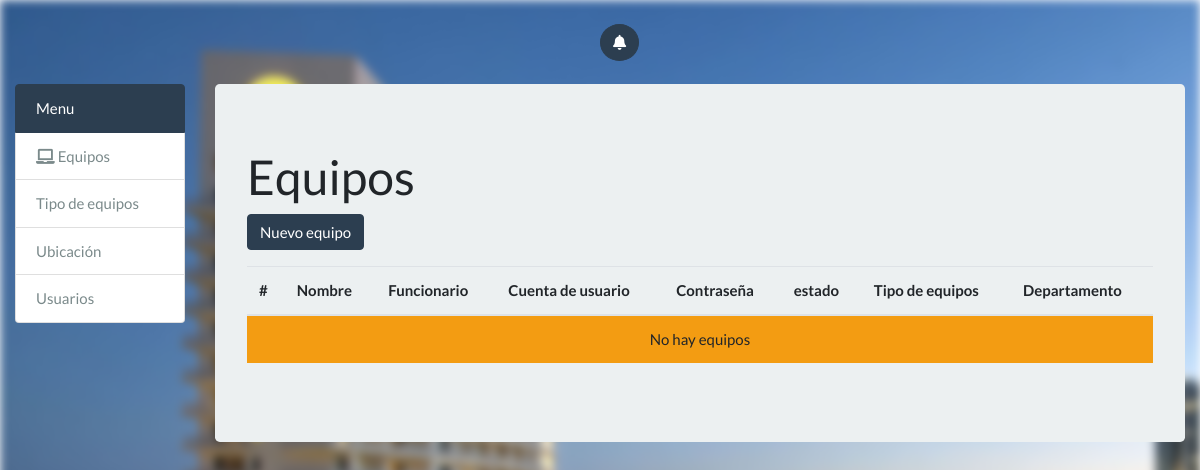
/, run on an earlier commit of the app's database.
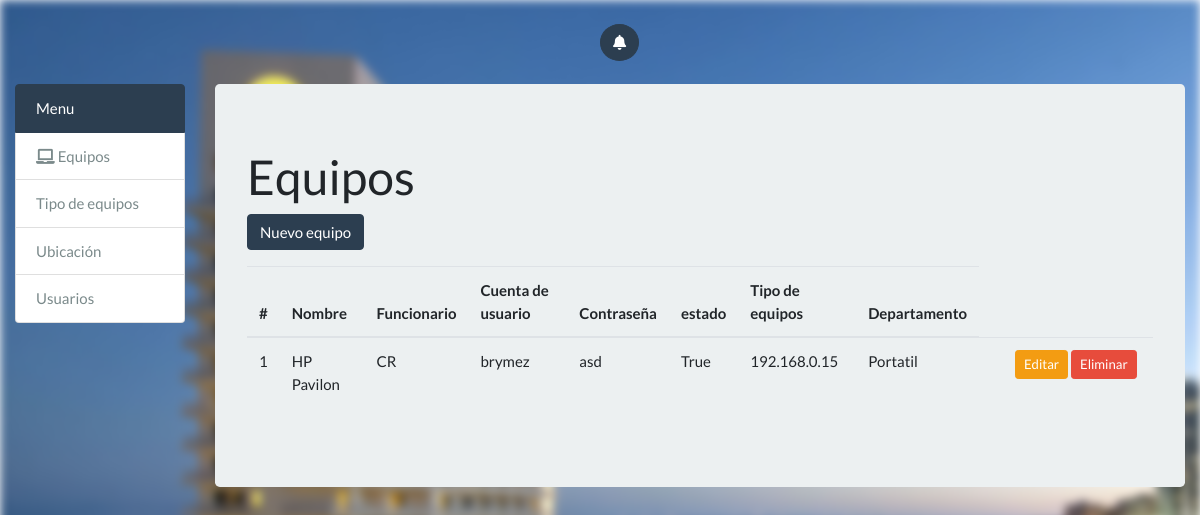
And on a later commit of the database.
### equipos/models.py (models this page shows, shortened)
class Equipos(models.Model):
	id_equipos = models.AutoField(primary_key=True,max_length=5)
	nombre_equipo = models.CharField(max_length=20,blank=True,null=True)
	funcionario = models.CharField(max_length=45,blank=True,null=True)
	cuenta_usuario = models.CharField(max_length=20,blank=True,null=True)
	contrasena = models.CharField(max_length=20,blank=True,null=True)
	estado = models.NullBooleanField(default=True,blank=True,null=True)
	direccion_ip= models.GenericIPAddressField(max_length=15)
	id_Tipos_Equipos = models.ForeignKey('Tipos_Equipos', on_delete=models.DO_NOTHING)
	id_Departamento = models.ForeignKey(Departamento, on_delete=models.DO_NOTHING)

class Tipos_Equipos(models.Model):
	id_tipos_equipos = models.AutoField(primary_key=True,max_length=5)
	tipo = models.CharField(max_length=20,blank=True,null=True)
	def __str__(self):
		return self.tipo

### equipos/views.py (the view)
# urls.py: url(r'^$', views.equipo_list, name='equipo_list'),
def equipo_list(request):
    equipos = Equipos.objects.all()
    return render(request, 'equipos/equipo_list.html', {'equipos': equipos})

### templates/equipos/equipo_list.html (shortened to what this page needs)
{% extends 'base.html' %}
{% load static %}
{% block content %}
  <h1 class="page-header">Equipos</h1>
  <p>
    <button type="button" class="btn btn-primary js-create-equipo" data-url="{% url 'equipo_create' %}">
      Nuevo equipo
    </button>
  </p>
  <table class="table" id="equipo-table">
    <thead>
      <tr>
        <th>#</th>
        <th>Nombre</th>
        <th>Funcionario</th>
        <th>Cuenta de usuario</th>
        <th>Contraseña</th>
        <th>estado</th>
        <th>Tipo de equipos</th>
        <th>Departamento</th>
      </tr>
    </thead>
    <tbody>
      {% include 'equipos/includes/partial_equipos_list.html' %}
    </tbody>
  </table>
{% endblock %}

### templates/base.html (shortened to what this page needs)
{% load static %}<!DOCTYPE html>
<html lang="en">
  <head>
    <link href="{% static 'css/bootstrap.css'%}" rel="stylesheet">
    <link href="{% static 'css/bootstrap.min.css'%}" rel="stylesheet">
    <link href="{% static 'css/index.css'%}" rel="stylesheet">
    <link href="{% static 'css/animate.css'%}" rel="stylesheet">
      <link rel="stylesheet" href="https://use.fontawesome.com/releases/v5.0.12/css/all.css">
  </head>
    {% include 'notification_panel.html' %}
<body class="content">
    <div style="padding-top: 7%;"></div>
    <div class="container-fluid">
        <div class="row">
            <div class="col-md-2">
                <div class="list-group">
                  <a href="#" class="list-group-item list-group-item-action active">
                    Menu
                  </a>
                  <a href="{% url 'equipo_list' %}" class="list-group-item list-group-item-action "><i class="fas fa-laptop"></i> Equipos
                  </a>
                    <a href="{% url 'tipo_equipo_list' %}" class="list-group-item list-group-item-action ">Tipo de equipos
                  </a>
                  <a href="#" class="list-group-item list-group-item-action ">Ubicación
                  </a>
                    <a href="#" class="list-group-item list-group-item-action ">Usuarios
                  </a>
                </div>
            </div>
            <div class="col-md-10">
                <div class="jumbotron">
                    {% block content %}
                    {% endblock %}
                </div>
            </div>
        </div>
    </div>
</body>
</html>

### templates/notification_panel.html (shortened to what this page needs)
{% load  staticfiles %}
<div class="btn-group" style="padding-top: 2%;padding-left:50% ;float: left" role="group" aria-label="Button group with nested dropdown">
    <form method="get" action="{% url 'mantenimiento_list' %}" data-url="{% url 'mantenimiento_list' %}" class="js-notification">
      <div class="btn-group" role="group">
        <button id="btnGroupDrop1" type="submit" style="border-radius: 100%" class="btn btn-primary" data-toggle="dropdown" aria-haspopup="true" aria-expanded="false"><i class="fas fa-bell"></i></button>
      </div>
    </form>
</div>

### templates/equipos/includes/partial_equipos_list.html (shortened to what this page needs)
{% for equipo in equipos %}
  <tr>
    <td>{{ equipo.id_equipos }}</td>
    <td>{{ equipo.nombre_equipo }}</td>
    <td>{{ equipo.funcionario }}</td>
    <td>{{ equipo.cuenta_usuario }}</td>
    <td>{{ equipo.contrasena }}</td>
    <td>{{ equipo.estado }}</td>
    <td>{{ equipo.direccion_ip }}</td>
      <td>{{ equipo.id_Tipos_Equipos }}</td>
      <td>{{ equipo.id_Departamentos }}</td>
    <td style="width: 150px">
      <button type="button"
              class="btn btn-warning btn-sm js-update-equipo"
              data-url="{% url 'equipo_update' equipo.id_equipos %}">
         Editar
      </button>
      <button type="button"
              class="btn btn-danger btn-sm js-delete-equipo"
              data-url="{% url 'equipo_delete' equipo.id_equipos %}">
         Eliminar
      </button>
    </td>
  </tr>
{% empty %}
  <tr>
    <td colspan="8" class="text-center bg-warning">No hay equipos</td>
  </tr>
{% endfor %}

### static_pro/static/css/index.css (style rules this page uses)
.content:before { content: ""; position: fixed; left: 0; right: 0; z-index: -1; display: block; background-image: url('../img/hotel.jpg'); width: 100%; height: 100%; -webkit-filter: blur(5px); -moz-filter: blur(5px); -o-filter: blur(5px); -ms-filter: blur(5px); filter: blur(5px); }
.content { position: fixed; left: 0; right: 0; z-index: 0; margin-left: 0px; margin-right: 0px; }

What changed in the data, as far as the page shows it:
added Equipos: id_equipos "1", nombre_equipo "HP Pavilon", funcionario "CR", cuenta_usuario "brymez", contrasena "asd", estado "True", direccion_ip "192.168.0.15", id_Tipos_Equipos "Portatil"
Also different on the page:
text no longer shown: "No hay equipos"
